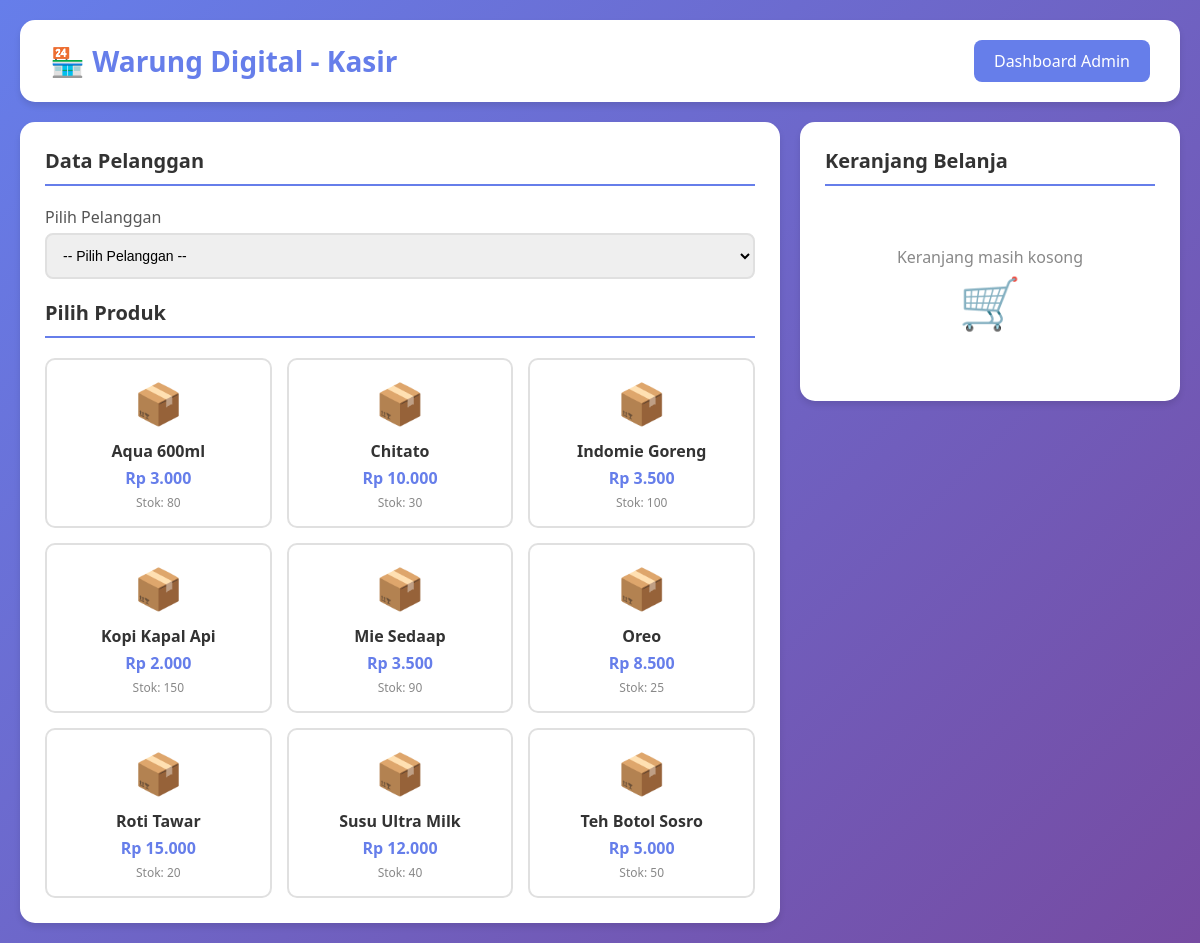
The app's page /kasir.php with its own data.
### tables this page shows
CREATE TABLE Produk (
    id_produk INT PRIMARY KEY AUTO_INCREMENT,
    nama_produk VARCHAR(100) NOT NULL,
    harga DECIMAL(10,2) NOT NULL,
    stok INT NOT NULL DEFAULT 0
);

### kasir.php (the view, shortened to what this page needs)
<?php
require_once 'config.php';
$query_produk = "SELECT * FROM Produk ORDER BY nama_produk";
$result_produk = mysqli_query($conn, $query_produk);
?>
<!DOCTYPE html>
<html lang="id">
<head>
</head>
<body>
    <div class="container">
        <div class="header">
            <h1>🏪 Warung Digital - Kasir</h1>
            <a href="index.php" class="btn-admin">Dashboard Admin</a>
        </div>
        <div class="main-content">
            <div class="left-section">
                <h2 class="section-title">Data Pelanggan</h2>
                <div class="pelanggan-form">
                    <div class="form-group">
                        <label>Pilih Pelanggan</label>
                        <select id="pilih-pelanggan">
                            <option value="">-- Pilih Pelanggan --</option>
                        </select>
                    </div>
                </div>
                <h2 class="section-title">Pilih Produk</h2>
                <div class="produk-grid">
                    <?php while($produk = mysqli_fetch_assoc($result_produk)): ?>
                        <div class="produk-card"
                             data-id="<?= $produk['id_produk'] ?>"
                             data-nama="<?= $produk['nama_produk'] ?>"
                             data-harga="<?= $produk['harga'] ?>"
                             data-stok="<?= $produk['stok'] ?>"
                             onclick="tambahProduk(this)">
                            <div class="produk-icon">📦</div>
                            <div class="produk-nama"><?= $produk['nama_produk'] ?></div>
                            <div class="produk-harga">Rp <?= number_format($produk['harga'], 0, ',', '.') ?></div>
                            <div class="produk-stok">Stok: <?= $produk['stok'] ?></div>
                        </div>
                    <?php endwhile; ?>
                </div>
            </div>
            <div class="right-section">
                <h2 class="section-title">Keranjang Belanja</h2>
                <div id="keranjang-container">
                    <div class="keranjang-kosong">
                        <p>Keranjang masih kosong</p>
                        <p style="font-size: 50px;">🛒</p>
                    </div>
                </div>
            </div>
        </div>
    </div>
</body>
</html>

### kasir.php (style rules this page uses)
* { margin: 0; padding: 0; box-sizing: border-box; }
body { font-family: 'Segoe UI', Tahoma, Geneva, Verdana, sans-serif; background: linear-gradient(135deg, #667eea 0%, #764ba2 100%); min-height: 100vh; padding: 20px; }
.container { max-width: 1400px; margin: 0 auto; }
.header { background: white; padding: 20px 30px; border-radius: 15px; margin-bottom: 20px; box-shadow: 0 4px 6px rgba(0,0,0,0.1); display: flex; justify-content: space-between; align-items: center; }
.header h1 { color: #667eea; font-size: 28px; }
.header .btn-admin { background: #667eea; color: white; padding: 10px 20px; border-radius: 8px; text-decoration: none; transition: 0.3s; }
.main-content { display: grid; grid-template-columns: 2fr 1fr; gap: 20px; }
.left-section { background: white; padding: 25px; border-radius: 15px; box-shadow: 0 4px 6px rgba(0,0,0,0.1); }
.right-section { background: white; padding: 25px; border-radius: 15px; box-shadow: 0 4px 6px rgba(0,0,0,0.1); height: fit-content; }
.section-title { font-size: 20px; color: #333; margin-bottom: 20px; padding-bottom: 10px; border-bottom: 2px solid #667eea; }
.pelanggan-form { margin-bottom: 20px; }
.form-group { margin-bottom: 15px; }
.form-group label { display: block; margin-bottom: 5px; color: #555; font-weight: 500; }
.form-group select, .form-group input { width: 100%; padding: 12px; border: 2px solid #e0e0e0; border-radius: 8px; font-size: 14px; transition: 0.3s; }
.produk-grid { display: grid; grid-template-columns: repeat(auto-fill, minmax(180px, 1fr)); gap: 15px; margin-top: 20px; }
.produk-card { border: 2px solid #e0e0e0; border-radius: 10px; padding: 15px; text-align: center; cursor: pointer; transition: 0.3s; }
.produk-icon { font-size: 40px; margin-bottom: 10px; }
.produk-nama { font-weight: 600; color: #333; margin-bottom: 5px; }
.produk-harga { color: #667eea; font-weight: 700; font-size: 16px; }
.produk-stok { color: #888; font-size: 12px; margin-top: 5px; }
.keranjang-kosong { text-align: center; padding: 40px; color: #888; }

### records on screen
produk: nama_produk "Aqua 600ml", harga "3.000", stok "80"
produk: nama_produk "Chitato", harga "10.000", stok "30"
produk: nama_produk "Indomie Goreng", harga "3.500", stok "100"
produk: nama_produk "Kopi Kapal Api", harga "2.000", stok "150"
produk: nama_produk "Mie Sedaap", harga "3.500", stok "90"
produk: nama_produk "Oreo", harga "8.500", stok "25"
produk: nama_produk "Roti Tawar", harga "15.000", stok "20"
produk: nama_produk "Susu Ultra Milk", harga "12.000", stok "40"
produk: nama_produk "Teh Botol Sosro", harga "5.000", stok "50"
